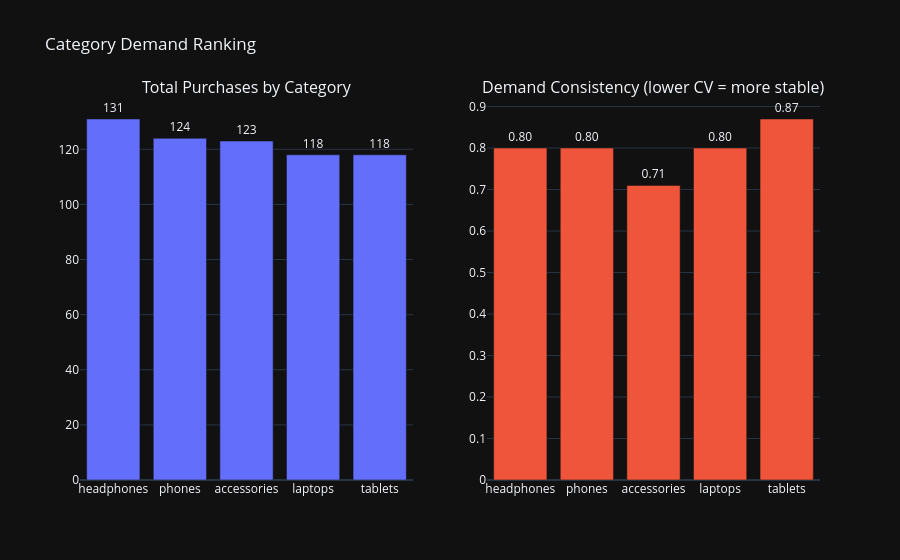

The code cell stored with this chart in its notebook:
### Markdown cell above
## 5. Category Demand Ranking

Rank categories by **total volume** and **consistency** (coefficient of variation).
A low CV with high volume = reliable, plannable demand.
A high CV = volatile, harder to stock for.

### Code cell
if 'hourly_cat' not in dir() or hourly_cat.empty:
    print("Re-running hourly_cat query...")
    hourly_cat = qry('''
        SELECT
            DATE_TRUNC(\'hour\', ce.timestamp)  AS hour_bucket,
            p.category,
            COUNT(*)                            AS purchases
        FROM ecommerce.clickstream_events ce
        JOIN ecommerce.products p ON ce.product_id = p.product_id
        WHERE ce.event_type = \'purchase\'
          AND ce.product_id IS NOT NULL
        GROUP BY DATE_TRUNC(\'hour\', ce.timestamp), p.category
        ORDER BY hour_bucket, p.category
    ''')
    hourly_cat['hour_bucket'] = pd.to_datetime(hourly_cat['hour_bucket'])

cat_rank = (
    hourly_cat.groupby('category')['purchases']
    .agg(
        total_purchases = 'sum',
        avg_per_hour    = 'mean',
        std_per_hour    = 'std',
        hours_with_sales = 'count',
    )
    .assign(cv=lambda d: (d['std_per_hour'] / d['avg_per_hour'].replace(0, pd.NA)).round(2))
    .round(2)
    .sort_values('total_purchases', ascending=False)
    .reset_index()
)
display(cat_rank)

fig = make_subplots(
    rows=1, cols=2,
    subplot_titles=['Total Purchases by Category', 'Demand Consistency (lower CV = more stable)'],
)
fig.add_trace(
    go.Bar(
        x=cat_rank['category'], y=cat_rank['total_purchases'],
        marker_color='#636EFA',
        text=cat_rank['total_purchases'],
        textposition='outside',
        showlegend=False,
    ),
    row=1, col=1,
)
fig.add_trace(
    go.Bar(
        x=cat_rank['category'], y=cat_rank['cv'],
        marker_color='#EF553B',
        text=cat_rank['cv'],
        texttemplate='%{text:.2f}',
        textposition='outside',
        showlegend=False,
    ),
    row=1, col=2,
)
fig.update_layout(template=DARK, title='Category Demand Ranking')
fig.show()

### Figure 1 — Plotly figure (JSON) as saved in the notebook; plotly's stock layout.template omitted (floating-point values rounded to 4 significant figures)
{"data": [{"marker": {"color": "#636EFA"}, "showlegend": false, "text": [131.0, 124.0, 123.0, 118.0, 118.0], "textposition": "outside", "type": "bar", "x": ["headphones", "phones", "accessories", "laptops", "tablets"], "xaxis": "x", "y": [131, 124, 123, 118, 118], "yaxis": "y"}, {"marker": {"color": "#EF553B"}, "showlegend": false, "text": [0.8, 0.8, 0.71, 0.8, 0.87], "textposition": "outside", "texttemplate": "%{text:.2f}", "type": "bar", "x": ["headphones", "phones", "accessories", "laptops", "tablets"], "xaxis": "x2", "y": [0.8, 0.8, 0.71, 0.8, 0.87], "yaxis": "y2"}], "layout": {"annotations": [{"font": {"size": 16}, "showarrow": false, "text": "Total Purchases by Category", "x": 0.225, "xanchor": "center", "xref": "paper", "y": 1, "yanchor": "bottom", "yref": "paper"}, {"font": {"size": 16}, "showarrow": false, "text": "Demand Consistency (lower CV = more stable)", "x": 0.775, "xanchor": "center", "xref": "paper", "y": 1, "yanchor": "bottom", "yref": "paper"}], "title": {"text": "Category Demand Ranking"}, "xaxis": {"anchor": "y", "domain": [0, 0.45]}, "xaxis2": {"anchor": "y2", "domain": [0.55, 1]}, "yaxis": {"anchor": "x", "domain": [0, 1]}, "yaxis2": {"anchor": "x2", "domain": [0, 1]}}}
